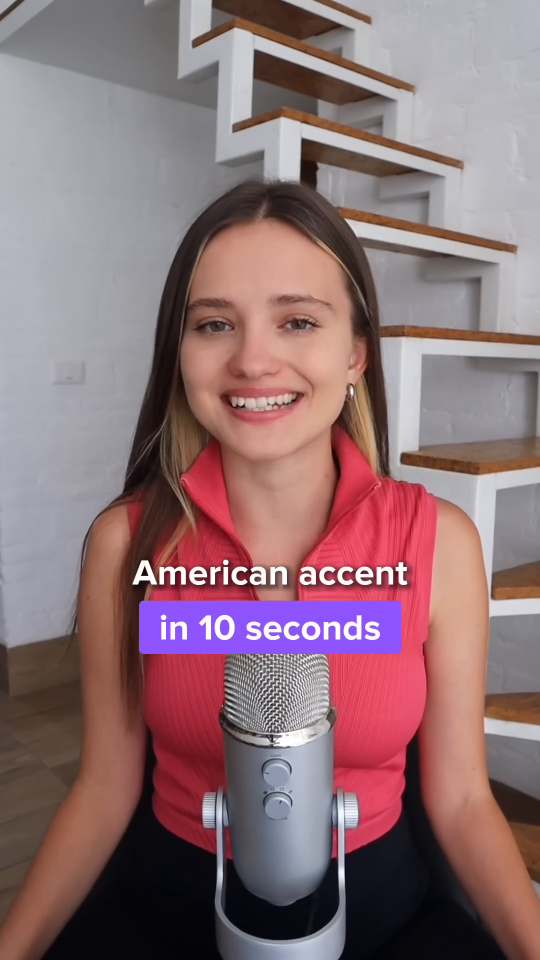
#> input picture frame 27 of video.mp4, 1080 x 1920 px (shown at 1/2 size)
$ python face_detection.py
#> lines starting #> are read from the running program, lines starting #| are printed output that depends on the picture
import cv2
import numpy as np


class FaceDetector():
    def __init__(self):
        self.face_classifier = cv2.CascadeClassifier(cv2.data.haarcascades + "haarcascade_frontalface_default.xml")

    def detect_bounding_box(self, frame):
        gray_frame = cv2.cvtColor(frame, cv2.COLOR_BGR2GRAY)
        faces = self.face_classifier.detectMultiScale(gray_frame, scaleFactor=1.1, minNeighbors=15, minSize=(50, 50))
        return faces

    def detect_face(self, video):
#> called with video = './video.mp4'
        vidObj = cv2.VideoCapture(video)
        fps = vidObj.get(cv2.CAP_PROP_FPS)
        total_frames = vidObj.get(cv2.CAP_PROP_FRAME_COUNT)
        print(total_frames)
        curr_frame = 0
        boxes = []
        while curr_frame <= total_frames:
            success, video_frame = vidObj.read()
#> video_frame is the input picture: shape (1920, 1080, 3); mean B, G, R 116.8, 112.2, 141.1
            if not success:
                break

            bounding_box = self.detect_bounding_box(video_frame)
#> in detect_bounding_box, `gray_frame = cv2.cvtColor(frame, cv2.COLOR_BGR2GRAY)`:
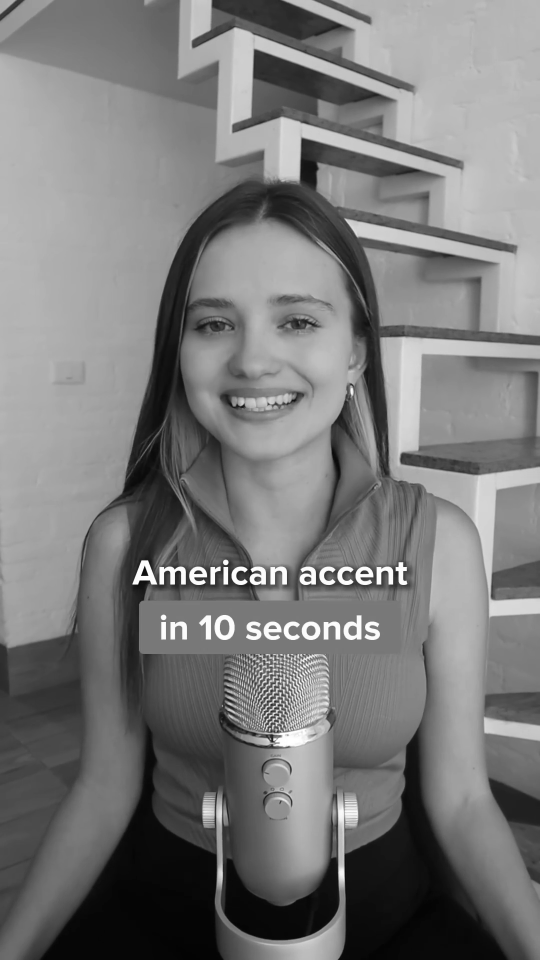
#> gray_frame: shape (1920, 1080) (shown at 1/2 size); min 2, max 255, mean 121.3
#> in detect_bounding_box, `faces = self.face_classifier.detectMultiScale(gray_frame, scaleFactor=..`: faces = [[294, 471, 450, 450]]
#> bounding_box = [[294, 471, 450, 450]]
            if not isinstance(bounding_box, tuple):
                if len(boxes) == 0:
                    boxes = bounding_box
#> boxes = [[294, 471, 450, 450]]
                else:
                    boxes = np.concatenate((boxes, bounding_box), axis=0)

            curr_frame += fps
            vidObj.set(cv2.CAP_PROP_POS_FRAMES, curr_frame)

        return boxes


if __name__ == "__main__":
    face_detector = FaceDetector()

    bounding_boxes = face_detector.detect_face("./video.mp4")
#> bounding_boxes = [[294, 471, 450, 450], [294, 472, 445, 445], [286, 458, 474, 474], [332, 486, 415, 415], [334, 534, 406, 406], [321, 492, 416, 416], [340, 527, 404, 404], [525, 548, 215, 215], [363, 623, 428, 428], [336, 445, 439, 439]]

    print(bounding_boxes[0].shape)
#| (4,)

$ run again, starting later in the video
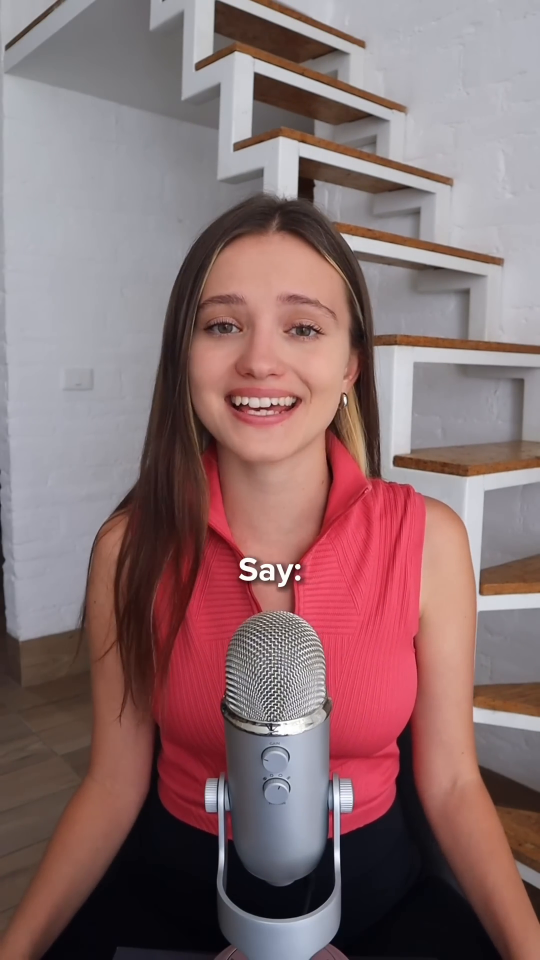
#> input picture frame 124 of video.mp4, 1080 x 1920 px (shown at 1/2 size)
#> in detect_face, video_frame is the input picture: shape (1920, 1080, 3); mean B, G, R 111.3, 109.7, 137.5
#> in detect_bounding_box, `gray_frame = cv2.cvtColor(frame, cv2.COLOR_BGR2GRAY)`:
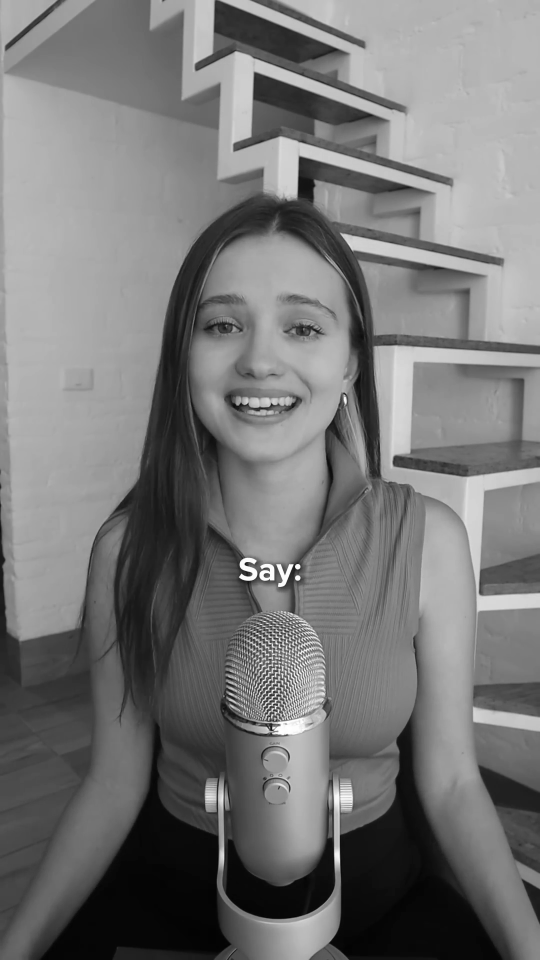
#> gray_frame: shape (1920, 1080) (shown at 1/2 size); min 2, max 255, mean 118.2
#> faces = [[324, 496, 410, 410]]
#> bounding_boxes = [[324, 496, 410, 410], [294, 472, 445, 445], [286, 458, 474, 474], [332, 486, 415, 415], [334, 534, 406, 406], [321, 492, 416, 416], [340, 527, 404, 404], [525, 548, 215, 215], [363, 623, 428, 428], [336, 445, 439, 439]]
#| (4,)
